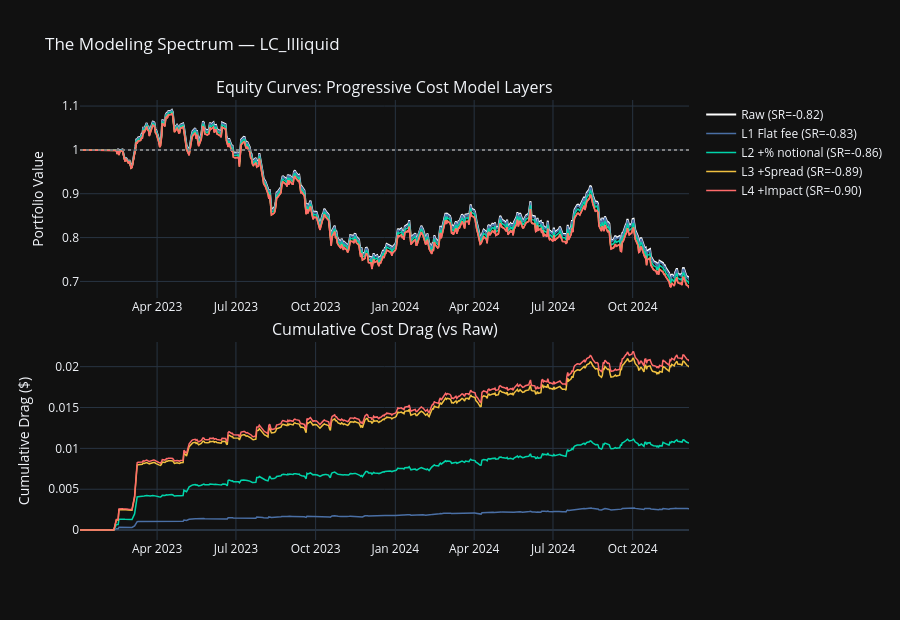

Write notebook code for a chart like this one.
### Code cell
# ── Equity curves: cost model layers ──────────────────────────────────────────
fig = ps.make_subplots(rows=2, cols=1, vertical_spacing=0.10,
    subplot_titles=['Equity Curves: Progressive Cost Model Layers',
                    'Cumulative Cost Drag (vs Raw)'])

CMAP = ['white', '#4a6fa5', '#00d4aa', '#f0c040', '#ff6b6b']
LABS = [f'Raw (SR={sr0:.2f})', f'L1 Flat fee (SR={sr1:.2f})',
        f'L2 +% notional (SR={sr2:.2f})', f'L3 +Spread (SR={sr3:.2f})',
        f'L4 +Impact (SR={sr4:.2f})']

for pnl, color, lab in zip([raw_pnl, pnl_l1, pnl_l2, pnl_l3, pnl_l4], CMAP, LABS):
    fig.add_trace(go.Scatter(x=dates, y=equity(pnl), mode='lines',
        name=lab, line=dict(color=color, width=2 if color == 'white' else 1.5)),
        row=1, col=1)

fig.add_hline(y=1, line_color='grey', line_dash='dot', row=1, col=1)

# Cumulative drag
for pnl, color, lab in zip([pnl_l1, pnl_l2, pnl_l3, pnl_l4], CMAP[1:], LABS[1:]):
    drag = equity(raw_pnl) - equity(pnl)
    fig.add_trace(go.Scatter(x=dates, y=drag, mode='lines',
        name=lab, line=dict(color=color, width=1.5), showlegend=False),
        row=2, col=1)

fig.update_layout(template='plotly_dark', height=620,
    title=f'The Modeling Spectrum — {STOCK}')
fig.update_yaxes(title_text='Portfolio Value', row=1, col=1)
fig.update_yaxes(title_text='Cumulative Drag ($)', row=2, col=1)
fig.show()

### Figure 1 — Plotly figure (JSON) as saved in the notebook; plotly's stock layout.template omitted (floating-point values rounded to 4 significant figures; data arrays with more than 128 entries replaced by an {"elided": "..."} marker saying what was removed)
{"data": [{"line": {"color": "white", "width": 2}, "mode": "lines", "name": "Raw (SR=-0.82)", "type": "scatter", "x": {"elided": "504 str values"}, "xaxis": "x", "y": {"elided": "504 float values"}, "yaxis": "y"}, {"line": {"color": "#4a6fa5", "width": 1.5}, "mode": "lines", "name": "L1 Flat fee (SR=-0.83)", "type": "scatter", "x": {"elided": "504 str values"}, "xaxis": "x", "y": {"elided": "504 float values"}, "yaxis": "y"}, {"line": {"color": "#00d4aa", "width": 1.5}, "mode": "lines", "name": "L2 +% notional (SR=-0.86)", "type": "scatter", "x": {"elided": "504 str values"}, "xaxis": "x", "y": {"elided": "504 float values"}, "yaxis": "y"}, {"line": {"color": "#f0c040", "width": 1.5}, "mode": "lines", "name": "L3 +Spread (SR=-0.89)", "type": "scatter", "x": {"elided": "504 str values"}, "xaxis": "x", "y": {"elided": "504 float values"}, "yaxis": "y"}, {"line": {"color": "#ff6b6b", "width": 1.5}, "mode": "lines", "name": "L4 +Impact (SR=-0.90)", "type": "scatter", "x": {"elided": "504 str values"}, "xaxis": "x", "y": {"elided": "504 float values"}, "yaxis": "y"}, {"line": {"color": "#4a6fa5", "width": 1.5}, "mode": "lines", "name": "L1 Flat fee (SR=-0.83)", "showlegend": false, "type": "scatter", "x": {"elided": "504 str values"}, "xaxis": "x2", "y": {"elided": "504 float values"}, "yaxis": "y2"}, {"line": {"color": "#00d4aa", "width": 1.5}, "mode": "lines", "name": "L2 +% notional (SR=-0.86)", "showlegend": false, "type": "scatter", "x": {"elided": "504 str values"}, "xaxis": "x2", "y": {"elided": "504 float values"}, "yaxis": "y2"}, {"line": {"color": "#f0c040", "width": 1.5}, "mode": "lines", "name": "L3 +Spread (SR=-0.89)", "showlegend": false, "type": "scatter", "x": {"elided": "504 str values"}, "xaxis": "x2", "y": {"elided": "504 float values"}, "yaxis": "y2"}, {"line": {"color": "#ff6b6b", "width": 1.5}, "mode": "lines", "name": "L4 +Impact (SR=-0.90)", "showlegend": false, "type": "scatter", "x": {"elided": "504 str values"}, "xaxis": "x2", "y": {"elided": "504 float values"}, "yaxis": "y2"}], "layout": {"annotations": [{"font": {"size": 16}, "showarrow": false, "text": "Equity Curves: Progressive Cost Model Layers", "x": 0.5, "xanchor": "center", "xref": "paper", "y": 1, "yanchor": "bottom", "yref": "paper"}, {"font": {"size": 16}, "showarrow": false, "text": "Cumulative Cost Drag (vs Raw)", "x": 0.5, "xanchor": "center", "xref": "paper", "y": 0.45, "yanchor": "bottom", "yref": "paper"}], "height": 620, "shapes": [{"line": {"color": "grey", "dash": "dot"}, "type": "line", "x0": 0, "x1": 1, "xref": "x domain", "y0": 1, "y1": 1, "yref": "y"}], "title": {"text": "The Modeling Spectrum — LC_Illiquid"}, "xaxis": {"anchor": "y", "domain": [0, 1]}, "xaxis2": {"anchor": "y2", "domain": [0, 1]}, "yaxis": {"anchor": "x", "domain": [0.55, 1], "title": {"text": "Portfolio Value"}}, "yaxis2": {"anchor": "x2", "domain": [0, 0.45], "title": {"text": "Cumulative Drag ($)"}}}}
